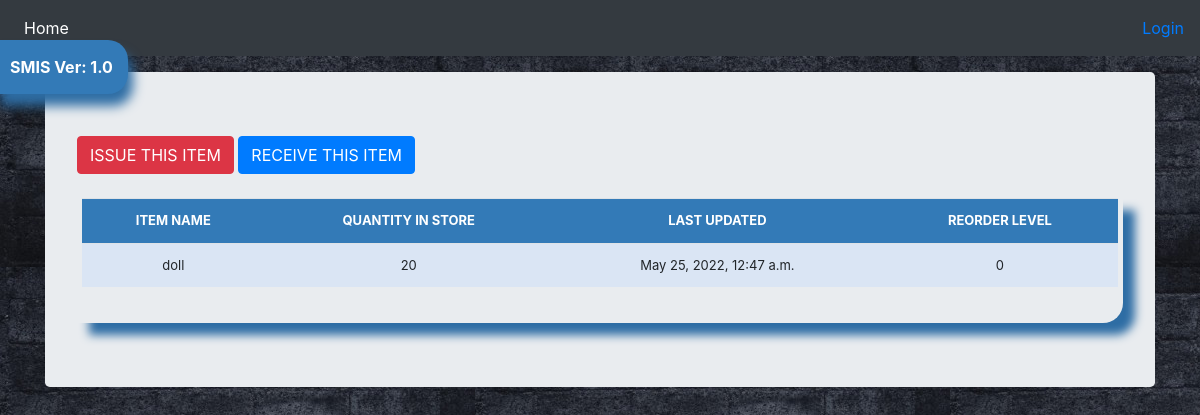
Screenshot of /stock_detail/12/ with the database file from the repository.
### stockmgmgt/models.py (models this page shows, shortened)
class Stock(models.Model):
    category = models.ForeignKey(Category, on_delete=models.CASCADE, blank=True)
    item_name = models.CharField(max_length=50, blank=True, null=True)
    quantity = models.IntegerField(default='0', blank=False, null=True)
    receive_quantity = models.IntegerField(default='0', blank=True, null=True)
    receive_by = models.CharField(max_length=50, blank=True, null=True)
    issue_quantity = models.IntegerField(
        default='0', blank=True, null=True)
    issue_by = models.CharField(max_length=50, blank=True, null=True)
    issue_to = models.CharField(max_length=50, blank=True, null=True)
    phone_number = models.CharField(max_length=50, blank=True, null=True)
    created_by = models.CharField(max_length=50, blank=True, null=True)
    reorder_level = models.IntegerField(default='0', blank=True, null=True)
    last_updated = models.DateTimeField(auto_now_add=False, auto_now=True)
    timestamp = models.DateTimeField(auto_now_add=True, auto_now=False)

### stockmgmgt/views.py (the view)
# urls.py: path('stock_detail/<str:pk>/', views.stock_detail, name="stock_detail"),
def stock_detail(request, pk):
    queryset = Stock.objects.get(id=pk)
    context = {
        "queryset": queryset,
    }
    return render(request, "stock_detail.html", context)

### stockmgmgt/templates/stock_detail.html (shortened to what this page needs)
{% load static %}
<!DOCTYPE html>
<html lang="en">
  <head>
    <link href="{% static 'js/jquery-ui-1.12.1/jquery-ui.min.css' %}" rel="stylesheet">
    <link href="{% static 'js/jquery-ui-1.12.1/jquery-ui.structure.min.css' %}" rel="stylesheet">
    <link href="{% static 'js/jquery-ui-1.12.1/jquery-ui.theme.min.css' %}" rel="stylesheet">
    <link href="{% static '../static/css/stylesheet.css' %}" rel="stylesheet" />
    <link href="{% static '../static/css/bootstrap.min.css' %}" rel="stylesheet" />
    <link href="{% static 'css/navbar-top-fixed.css' %}" rel="stylesheet" />
  </head>
  <body>
    {% include 'navbar.html' %}
    <main role="main" class="container">
      <div class="jumbotron">
            <a href="{% url 'issue_item' queryset.id %}"><div class='btn btn-danger'>ISSUE THIS ITEM</div></a>
            <a href="{% url 'receive_item' queryset.id %}"><div class='btn btn-primary'>RECEIVE THIS ITEM</div></a>
            <br><br>
        <div class="display_table">
          <table class='table'>
                <tr>
                    <th>ITEM NAME</th>
                    <th>QUANTITY IN STORE</th>
                    <th>LAST UPDATED</th>
                    <th>REORDER LEVEL</th>
                </tr>
                <tr>
                    <td>{{queryset.item_name}}</td>
                    <td>{{queryset.quantity}}</td>
                    <td>{{queryset.last_updated}}</td>
                    <td>{{queryset.reorder_level}}</td>
                </tr>
          </table>
        </div>
    </div>
    </main>
  </body>
</html>

### stockmgmgt/static/css/stylesheet.css (style rules this page uses)
body { background-color: #34eb6b; background-image: url("../img/background-image.jpg"); }
.table { font-size: 13px; text-align: center; width: 95%; margin: auto; }
.table tr:nth-child(odd) { background: #b8cae4; }
.table tr:nth-child(even) { background: #dae5f4; }
th { background-color: #337ab7; color: white; }
.display_table { border-bottom-right-radius: 20px; padding-left: 5px; padding-right: 5px; padding-bottom: 20px; box-shadow: 12px 12px 10px #2e6da4; }

### stockmgmgt/static/css/navbar-top-fixed.css (style rules this page uses)
body { min-height: 75rem; padding-top: 4.5rem; }

### rows the page displays
Stock: item_name "doll", quantity "20", last_updated "May 25, 2022, 12:47 a.m.", reorder_level "0"
